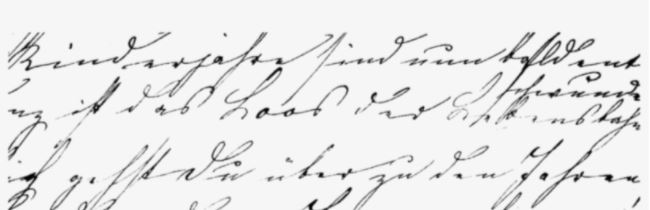
#> input picture Imagini/handwriting.JPG, 650 x 210 px, found by its file name
$ python Proiect.py
#> lines starting #> are read from the running program, lines starting #| are printed output that depends on the picture; after the words box and inside, x2 and y2 are one past the last pixel; in counts of white or black regions, pixels touching at a corner belong together
# -*- coding: utf-8 -*-


# ----- Implementare algoritm Niblack -----

# Parametrii algoritmului:
 # imagine
 # n: marimea vecinatatii
 # k: factor de corectie, depinde de zgomotul activ in fundal, cu val -0,1 sau -0,2
 # t: valoarea de prag
 # m: valoarea medie a pixelilor pi
 #

 # Rezultat:
 # imagine binara pe niveluri de gri, obtinuta prin metoda Niblack

import cv2
import math
import numpy as np
from matplotlib import pyplot as plt

#citirea imaginii
InImg = cv2.imread('handwriting.jpg',0)
#> InImg is the input picture: shape (210, 650); min 0, max 255, mean 233.1


DPI=100
H,W=InImg.shape
#> H = 210; W = 650

#binarizarea simpla
ret,thresh1 = cv2.threshold(InImg,128,255,cv2.THRESH_BINARY)
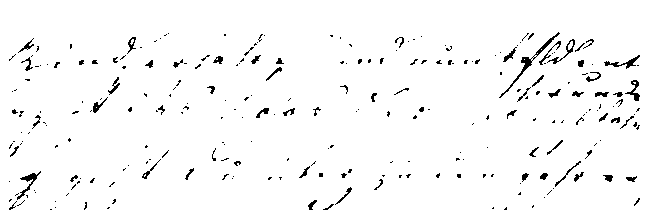
#> thresh1: shape (210, 650); 97% white; black in thin lines or dots, all inside (x1, y1, x2, y2) = (9, 32, 640, 210)

plt.figure(figsize=(W/DPI+1,H/DPI+1));

n = 2 #mărimea vecinătății
k= -0.2 #factor de coretie

Height, Width = InImg.shape # obtinem lungimea si inaltimea imaginii pe niveluri de gri
#> Height = 210; Width = 650

image = np.pad(InImg, [n, n],'symmetric') # largeste matricea imaginii originale
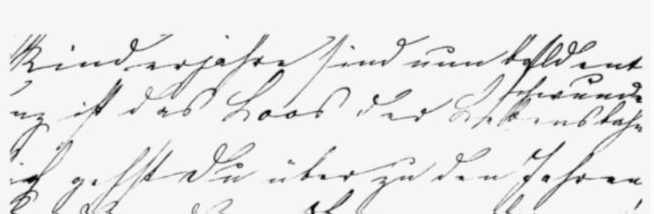
#> image: shape (214, 654); min 0, max 255, mean 233.3

NewHeight = Height + 2*n
#> NewHeight = 214
NewWidth = Width +2*n
#> NewWidth = 654

imagineNiblack = np.zeros((NewHeight, NewWidth)) # o matrice noua de zerouri cu noile dimensiuni

for i in range(1+n, Height+n) :
   for j in range(1+n, Width+n) :

       #trasarea chenarului
       randSus = i - math.floor(n/2 - 1/2); # Randul de sus, randul de jos
       randJos = i + math.floor(n/2);
       randSus_Jos = range(randSus, randJos+1)

       coloanaStanga = j - math.floor(n/2 - 1/2); # Coloana din stanga, dreapta
       coloanaDreapta = j + math.floor(n/2);
       coloanaStanga_Dreapta = range(coloanaStanga, coloanaDreapta+1)

       #pregatim chenarul
       chenar = [randSus_Jos, coloanaStanga_Dreapta]

       # calculam valoarea medie a tuturor pixelilor
       mean_all = np.mean(np.mean((image)))

       # Calculam deviatia standard
       deviatiaPatrata = chenar - mean_all
       deviatiaPatrata = np.mean(np.mean(deviatiaPatrata * deviatiaPatrata))
       deviatia = math.sqrt(deviatiaPatrata)

       #setam o valoare de prag conform Niblack
       T = mean_all + k * deviatia # T=k*s(x,y)+m(x,y) valoare prag

       #construim noua imagine, cu pixelii stabiliti in functie de pragul ales
       if (image[i][j] > T) : imagineNiblack[i][j] = 1 #daca e mai mare decat pragul, pixelul e negru
       else : imagineNiblack[i][j] = 0  #daca e mai mic decat pragul, pixelul e alb
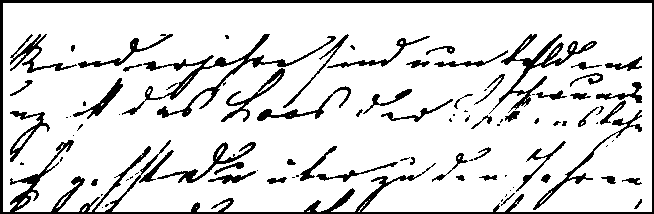
#> imagineNiblack: shape (214, 654) float64; values 0 (black) and 1 (white), 85.9% white; 95 black regions (39 under 20 px), largest, box (x1, y1, x2, y2) and area: (0, 0, 654, 214) 6866, (122, 34, 336, 118) 1844, (489, 34, 597, 114) 1346

# pregatirea imaginilor, a titlurilor, si afisarea rezultatelor :
titles = ['Imagine Originala Pe Niveluri De Gri','Imagine Binarizata', 'Imagine Niblack']
images = [InImg, thresh1, imagineNiblack]

plt.figure(figsize=(1000/DPI+1,1000/DPI+1));

for i in range(0,3) :
    plt.subplot(3,1, i+1), plt.imshow(images[i], cmap= 'gray' )
    plt.title(titles[i])

plt.show()
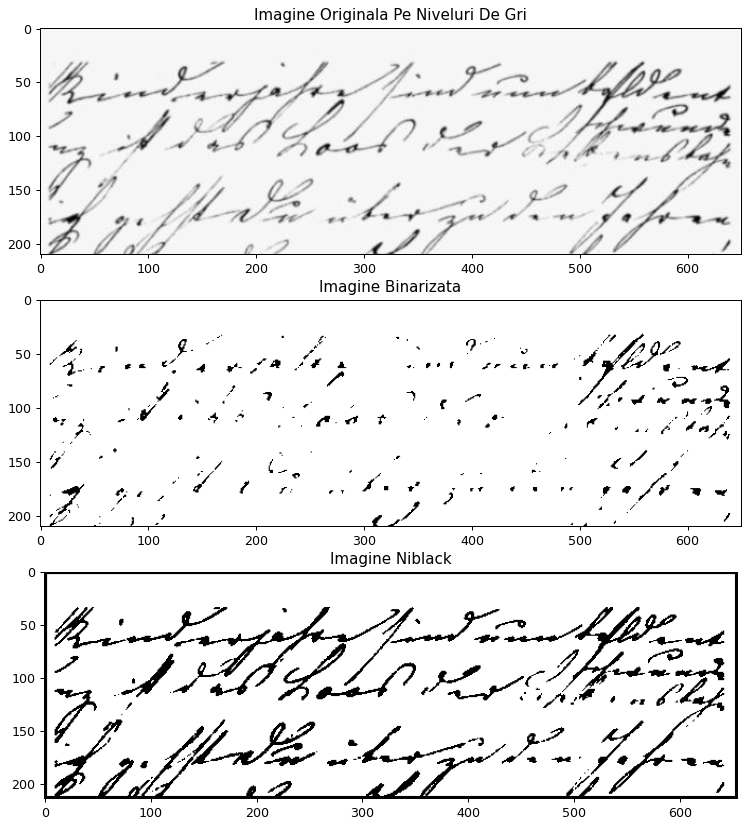
#> figure drawn by matplotlib, 3 panels
